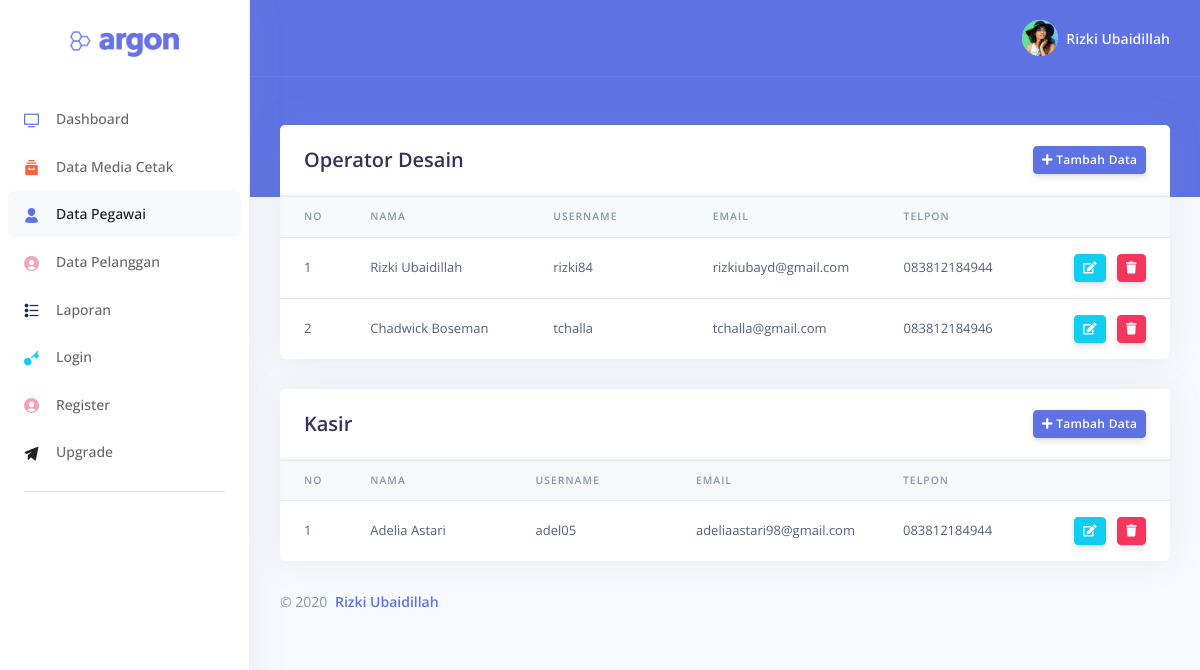
Page /adminpage_dataPegawai.php on the committed database.
### tables this page shows
CREATE TABLE `operator_desain` (
  `id_opd` int(11) NOT NULL AUTO_INCREMENT,
  `nama_opd` varchar(25) NOT NULL,
  `username` varchar(20) NOT NULL,
  `password` varchar(20) NOT NULL,
  `email_opd` varchar(30) NOT NULL,
  `telpon_opd` varchar(13) NOT NULL,
  PRIMARY KEY (`id_opd`)
);

CREATE TABLE `kasir` (
  `id_kasir` int(11) NOT NULL AUTO_INCREMENT,
  `nama_kasir` varchar(25) NOT NULL,
  `username` varchar(20) NOT NULL,
  `password` varchar(20) NOT NULL,
  `email_kasir` varchar(30) NOT NULL,
  `telpon_kasir` varchar(13) NOT NULL,
  PRIMARY KEY (`id_kasir`)
);

### action/functions.php (called while the page is built, shortened)
<?php
$conn = mysqli_connect ("localhost", "root", "" , "fotoples");
function tampilopd ($tampilopd)
{
	global $conn;
	$result = mysqli_query ($conn, $tampilopd);
	$rows = [];
	while ($row = mysqli_fetch_assoc($result))
			{
				$rows[] = $row;
			}
			return $rows;
}
function tampilkasir ($tampilkasir)
{
	global $conn;
	$result = mysqli_query ($conn, $tampilkasir);
	$rows = [];
	while ($row = mysqli_fetch_assoc($result))
			{
				$rows[] = $row;
			}
			return $rows;
}
?>

### form_pegawai.php (the view, shortened to what this page needs)
<?php
require 'action/functions.php';
$datatampil = tampilopd ("SELECT * FROM operator_desain");
$datatampilkasir = tampilkasir ("SELECT * FROM kasir");
?>
    <div class="header bg-primary pb-6">
      <div class="container-fluid">
        <div class="header-body">
          <div class="row align-items-center py-4">
          </div>
        </div>
      </div>
    </div>
<div class="container-fluid mt--6">
  <div class="row">
    <div class="col">
          <div class="card" >
                    <div class="card-header">
                      <div class="row align-items-center">
                        <div class="col-8">
                          <h2 class="mb-0">Operator Desain </h2>
                        </div>
                        <div class="col-4 text-right">
                          <button type="button" class="btn btn-sm btn-primary" data-toggle="modal" data-target="#tambahopd"> <i class="fa fa-plus"> </i> Tambah Data</button>
                        </div>
                      </div>
                    </div>
                          <div id="table" class="table-responsive">
                            <table class="table align-items-center table-flush">
                              <thead class="thead-light">
                                <tr>
                                  <th scope="col" class="sort" >No</th>
                                  <th scope="col" class="sort" >Nama</th>
                                  <th scope="col" class="sort" >Username</th>
                                  <th scope="col" class="sort" >Email </th>
                                  <th scope="col" class="sort" >Telpon </th>
                                  <th scope="col"></th>
                                </tr>
                              </thead>
                                <tbody class="list">
                                        <?php $i=1 ;?>
                                        <?php foreach ($datatampil as $row) :  ?>
                                              <tr>
                                                  <td><?php echo $i ; ?></td>
                                                  <td style="width: 22%;" ><?php echo $row["nama_opd"] ;?></td>
                                                  <td style="width: 22%;" ><?php echo $row["username"] ;?></td>
                                                  <td style="width: 22%;" ><?php echo $row["email_opd"] ;?></td>
                                                  <td style="width: 22%;" ><?php echo $row["telpon_opd"] ;?></td>
                                                  <td style="width: 5%;">
                                                      <button type="button" class="btn btn-sm btn-info" data-toggle="modal" data-target=".editopd<?php echo $row['id_opd'];?>"> <i class="fa fa-edit"> </i>
                                                      </button>
                                                      <a href="action/act_hapus_opd.php?id_opd=<?= $row["id_opd"] ;?>" class="btn-hapusopd" >
                                                        <button class="btn btn-sm btn-danger" data-toggle="tooltip" data-placement="top" title="Hapus" ><i class="fa fa-trash"></i></button>
                                                      </a>
                                                  </td>
                                              </tr>
                                              <?php $i++ ;?>
                                              <?php endforeach; ?>
                                </tbody>
                            </table>
                    </div>
          </div>
          <div class="card" >
                    <div class="card-header" >
                      <div class="row align-items-center ">
                        <div class="col-8">
                          <h2 class="mb-0">Kasir </h2>
                        </div>
                        <div class="col-4 text-right">
                          <button type="button" class="btn btn-sm btn-primary" data-toggle="modal" data-target="#tambahkasir"> <i class="fa fa-plus"> </i> Tambah Data</button>
                        </div>
                      </div>
                    </div>
                          <div id="table" class="table-responsive">
                            <table class="table align-items-center table-flush">
                              <thead class="thead-light">
                                <tr>
                                  <th scope="col" class="sort" >No</th>
                                  <th scope="col" class="sort" >Nama</th>
                                  <th scope="col" class="sort" >Username</th>
                                  <th scope="col" class="sort" >Email </th>
                                  <th scope="col" class="sort" >Telpon </th>
                                  <th scope="col"></th>
                                </tr>
                              </thead>
                                <tbody class="list">
                                        <?php $i=1 ;?>
                                        <?php foreach ($datatampilkasir as $row) :  ?>
                                              <tr>
                                                  <td><?php echo $i ; ?></td>
                                                  <td style="width: 22%;"><?php echo $row["nama_kasir"] ;?></td>
                                                  <td style="width: 22%;"><?php echo $row["username"] ;?></td>
                                                  <td style="width: 22%;"><?php echo $row["email_kasir"] ;?></td>
                                                  <td style="width: 22%;"><?php echo $row["telpon_kasir"] ;?></td>
                                                  <td style="width: 5%;">
                                                      <button type="button" class="btn btn-sm btn-info" data-toggle="modal" data-target=".editkasir<?php echo $row['id_kasir'];?>"> <i class="fa fa-edit"> </i>
                                                      </button>
                                                      <a href="action/act_hapus_kasir.php?id_kasir=<?= $row["id_kasir"] ;?>" class="btn-hapuskasir" >
                                                        <button class="btn btn-sm btn-danger" data-toggle="tooltip" data-placement="top" title="Hapus" ><i class="fa fa-trash"></i></button>
                                                      </a>
                                                  </td>
                                              </tr>
                                              <?php $i++ ;?>
                                              <?php endforeach; ?>
                                </tbody>
                            </table>
                    </div>
          </div>
    </div>
  </div>
          <footer class="footer pt-0">
            <div class="row align-items-center justify-content-lg-between">
              <div class="col-lg-6">
                <div class="copyright text-center  text-lg-left  text-muted">
                  &copy; 2020 <a href="#" class="font-weight-bold ml-1" target="_blank">Rizki Ubaidillah</a>
                </div>
              </div>
            </div>
          </footer>
</div>
                      </div>

### rows in the picture
operator_desain: nama_opd "Rizki Ubaidillah", username "rizki84", email_opd "rizkiubayd@gmail.com", telpon_opd "083812184944"
operator_desain: nama_opd "Chadwick Boseman", username "tchalla", email_opd "tchalla@gmail.com", telpon_opd "083812184946"
kasir: nama_kasir "Adelia Astari", username "adel05", email_kasir "adeliaastari98@gmail.com", telpon_kasir "083812184944"
